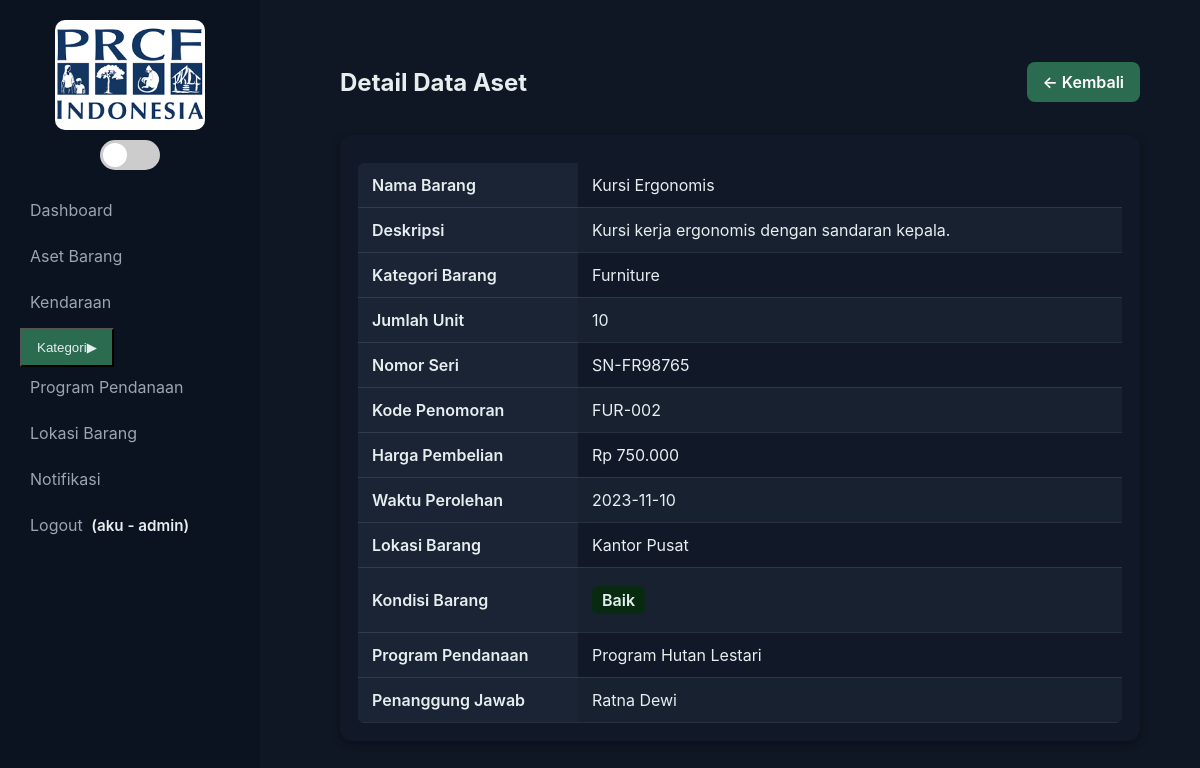
Screenshot of /modules/aset_barang/detail.php?id=16 (signed in) with the database file from the repository.
### tables this page shows
CREATE TABLE `aset_barang` (
  `id` int(11) NOT NULL,
  `nama_barang` varchar(150) NOT NULL,
  `deskripsi` text DEFAULT NULL,
  `jumlah_unit` int(11) DEFAULT 1,
  `nomor_seri` varchar(100) DEFAULT NULL,
  `harga_pembelian` decimal(15,2) DEFAULT NULL,
  `waktu_perolehan` date DEFAULT NULL,
  `kondisi_barang` enum('Baik','Rusak','Hilang') DEFAULT 'Baik',
  `kode_penomoran` varchar(50) DEFAULT NULL,
  `kategori_barang` int(11) DEFAULT NULL,
  `nomor_plat` varchar(50) DEFAULT NULL,
  `program_pendanaan` int(11) DEFAULT NULL,
  `lokasi_barang` int(11) DEFAULT NULL,
  `user_input` int(11) DEFAULT NULL,
  `foto_barang` varchar(255) DEFAULT NULL,
  `status_penggunaan` enum('Aktif','Tidak Aktif') DEFAULT 'Aktif',
  `created_at` datetime DEFAULT current_timestamp(),
  `tanggal_pajak` date DEFAULT NULL,
  `penanggung_jawab` varchar(150) DEFAULT NULL
);

CREATE TABLE `kategori_barang` (
  `id` int(11) NOT NULL,
  `nama_kategori` varchar(100) NOT NULL,
  `deskripsi` text DEFAULT NULL
);

CREATE TABLE `lokasi_barang` (
  `id` int(11) NOT NULL,
  `nama_lokasi` varchar(150) NOT NULL,
  `alamat` text DEFAULT NULL,
  `penanggung_jawab` varchar(150) DEFAULT NULL
);

CREATE TABLE `program_pendanaan` (
  `id` int(11) NOT NULL,
  `nama_program` varchar(150) NOT NULL,
  `tahun_anggaran` year(4) NOT NULL,
  `keterangan` text DEFAULT NULL
);

### modules/aset_barang/detail.php (the view, shortened to what this page needs)
<?php
include '../../includes/header.php';
include '../../includes/auth_check.php';
$id = $_GET['id'] ?? null;
$q = mysqli_query($conn, "
    SELECT ab.*,
           k.nama_kategori,
           l.nama_lokasi,
           p.nama_program
    FROM aset_barang ab
    LEFT JOIN kategori_barang k ON ab.kategori_barang = k.id
    LEFT JOIN lokasi_barang l ON ab.lokasi_barang = l.id
    LEFT JOIN program_pendanaan p ON ab.program_pendanaan = p.id
    WHERE ab.id = '$id'
");
$aset = mysqli_fetch_assoc($q);
?>
<div class="page">
  <div class="header">
    <h2>Detail Data Aset</h2>
    <a href="<?= BASE_URL ?>modules/aset_barang/read.php" class="btn">← Kembali</a>
  </div>
  <div class="card">
    <table class="table">
      <tr><th width="220">Nama Barang</th><td><?= htmlspecialchars($aset['nama_barang']) ?></td></tr>
      <tr><th>Deskripsi</th><td><?= nl2br(htmlspecialchars($aset['deskripsi'])) ?></td></tr>
      <tr><th>Kategori Barang</th><td><?= htmlspecialchars($aset['nama_kategori'] ?? '-') ?></td></tr>
      <tr><th>Jumlah Unit</th><td><?= htmlspecialchars($aset['jumlah_unit']) ?></td></tr>
      <tr><th>Nomor Seri</th><td><?= htmlspecialchars($aset['nomor_seri']) ?></td></tr>
      <tr><th>Kode Penomoran</th><td><?= htmlspecialchars($aset['kode_penomoran']) ?></td></tr>
      <tr><th>Harga Pembelian</th><td>Rp <?= number_format($aset['harga_pembelian'], 0, ',', '.') ?></td></tr>
      <tr><th>Waktu Perolehan</th><td><?= htmlspecialchars($aset['waktu_perolehan']) ?></td></tr>
      <tr><th>Lokasi Barang</th><td><?= htmlspecialchars($aset['nama_lokasi'] ?? '-') ?></td></tr>
      <tr><th>Kondisi Barang</th>
          <td>
            <?php
              $color = [
                'Baik' => 'green',
                'Rusak' => 'red',
                'Hilang' => 'yellow'
              ][$aset['kondisi_barang']] ?? 'muted';
              echo "<span class='alert {$color}' style='display:inline-block;padding:4px 10px;border-radius:6px;font-weight:600;'>{$aset['kondisi_barang']}</span>";
            ?>
          </td>
      </tr>
      <tr><th>Program Pendanaan</th><td><?= htmlspecialchars($aset['nama_program'] ?? '-') ?></td></tr>
      <tr><th>Penanggung Jawab</th><td><?= htmlspecialchars($aset['penanggung_jawab']) ?></td></tr>
    </table>
  </div>
</div>
<?php include '../../includes/footer.php'; ?>

### assets/css/style.css (style rules this page uses)
* { box-sizing:border-box }
body { font-family:Inter,Arial,Helvetica,sans-serif;margin:0;background:#fff;color:#102a23 }
.btn { background:#2b6b4f;color:#fff;padding:10px 14px;border-radius:8px;text-decoration:none;display:inline-block }
.alert { background:#ffe6e6;padding:10px;border-radius:6px;margin-bottom:10px }

### assets/css/dashboard.css (style rules this page uses)
:root { --accent: #2b6b4f; --bg-dark: #0f1724; --panel-dark: #111827; --text-dark: #102a23; --muted-dark: #9aa4b2; --sidebar-dark: #0b1220; --bg-light: #f4f6f9; --panel-light: #ffffff; --text-light: #e6eef0; --muted-light: #5a5a5a; --sidebar-light: #f0f3f3; }
body { background-color: var(--bg-dark); color: var(--text-dark); font-family: "Inter", sans-serif; transition: background-color 0.3s, color 0.3s; }
.header { display: flex; justify-content: space-between; align-items: center; margin-bottom: 18px; }
.card { background-color: var(--panel-dark); color: var(--text-dark); padding: 18px; border-radius: 12px; box-shadow: 0 3px 8px rgba(0, 0, 0, 0.3); transition: background-color 0.3s, color 0.3s; }
.btn { background-color: var(--accent); border: none; padding: 10px 16px; border-radius: 8px; color: #fff; font-weight: 600; cursor: pointer; transition: background-color 0.3s; }
.alert { border-radius: 8px; padding: 10px 14px; margin: 6px 0; display: flex; align-items: center; gap: 10px; font-weight: 500; }
.alert.green { background: #e7fbe9; color: #11581f; }
body:not(.light-mode) .alert.green { background: #072a10; color: #b6f7b8; }
.page { background: transparent; padding: 20px; }
.table { width: 100%; border-collapse: collapse; margin-top: 10px; border-radius: 6px; overflow: hidden; }
.table th, .table td { padding: 12px 14px; text-align: left; border-bottom: 1px solid rgba(255,255,255,0.1); }
.table th { background: #1a2435; font-weight: 600; color: #e6eef0; }
.table tr:nth-child(even) { background: #182130; }

### rows the page displays
aset_barang: nama_barang "Kursi Ergonomis", deskripsi "Kursi kerja ergonomis dengan sandaran kepala.", kategori_barang.nama_kategori "Furniture", jumlah_unit "10", nomor_seri "SN-FR98765", kode_penomoran "FUR-002", harga_pembelian "750.000", waktu_perolehan "2023-11-10", lokasi_barang.nama_lokasi "Kantor Pusat", kondisi_barang "Baik", program_pendanaan.nama_program "Program Hutan Lestari", penanggung_jawab "Ratna Dewi"

### other values shown
$_SESSION['user']['username'] "aku"
$_SESSION['user']['role'] "admin"
